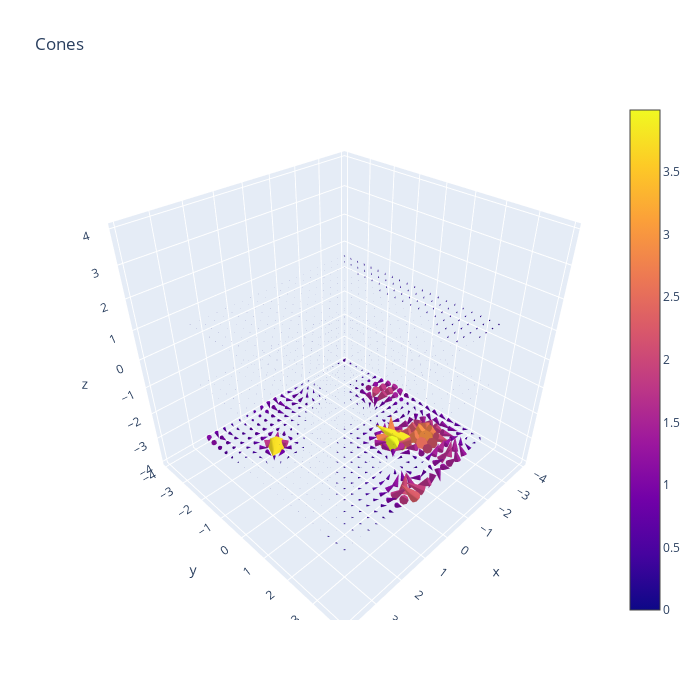

Source (notebook cell):
### Markdown cell above
# Visualize in/out field from model

### Code cell
plot_vfield(
        dataset.data[0], 
        cutoff_low = 0, 
        cutoff_high=100, 
        min_max = False,
        scale = 2)
#fig.show()
#fig.write_html("cones_.html")

### Figure 1 — Plotly figure (JSON) as saved in the notebook; plotly's stock layout.template omitted (floating-point values rounded to 4 significant figures; data arrays with more than 128 entries replaced by an {"elided": "..."} marker saying what was removed)
{"data": [{"sizeref": 2, "type": "cone", "u": {"elided": "9261 float values"}, "v": {"elided": "9261 float values"}, "w": {"elided": "9261 float values"}, "x": {"elided": "9261 float values"}, "y": {"elided": "9261 float values"}, "z": {"elided": "9261 float values"}}], "layout": {"height": 700, "title": {"text": "Cones"}, "width": 700}}
